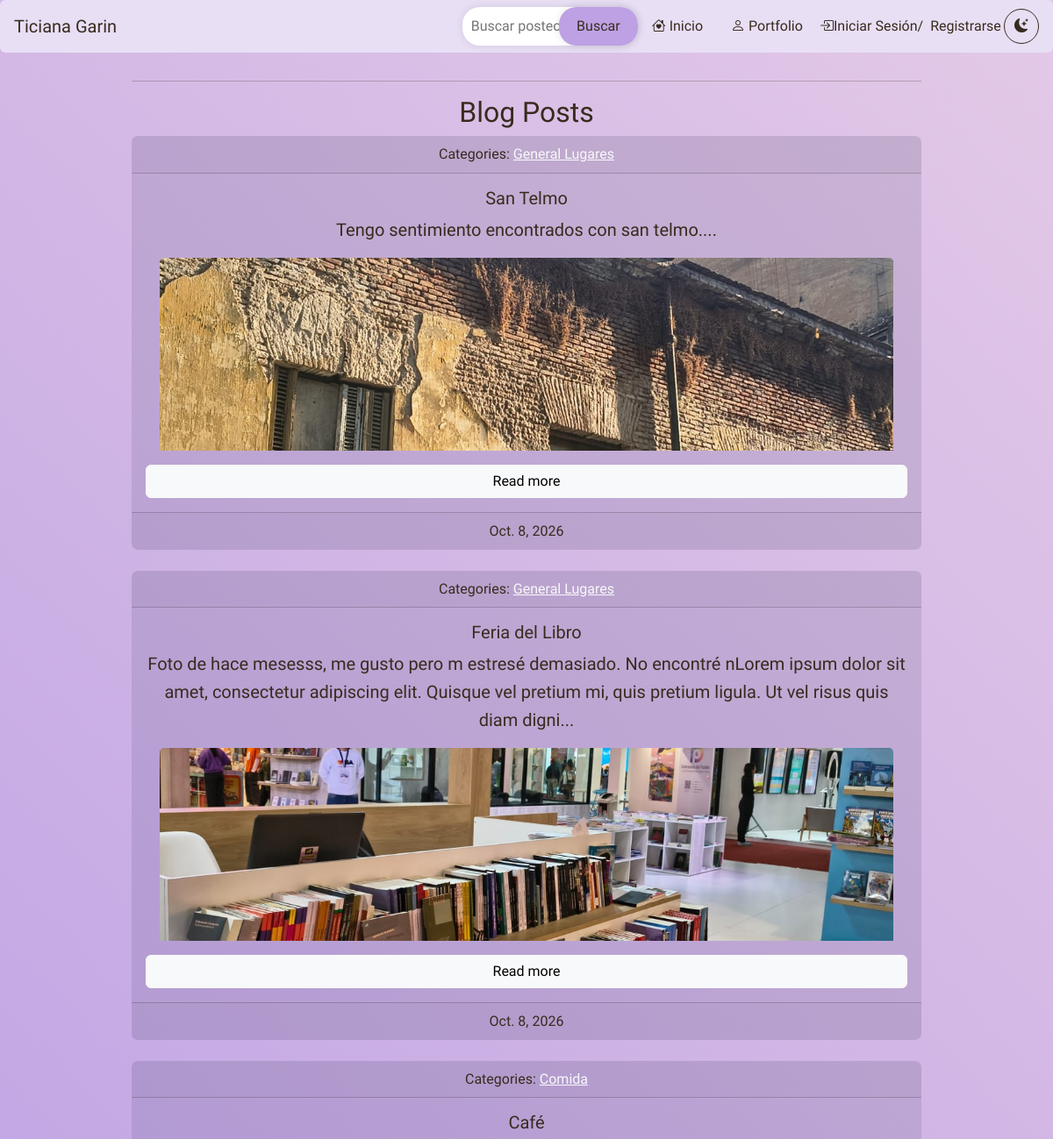
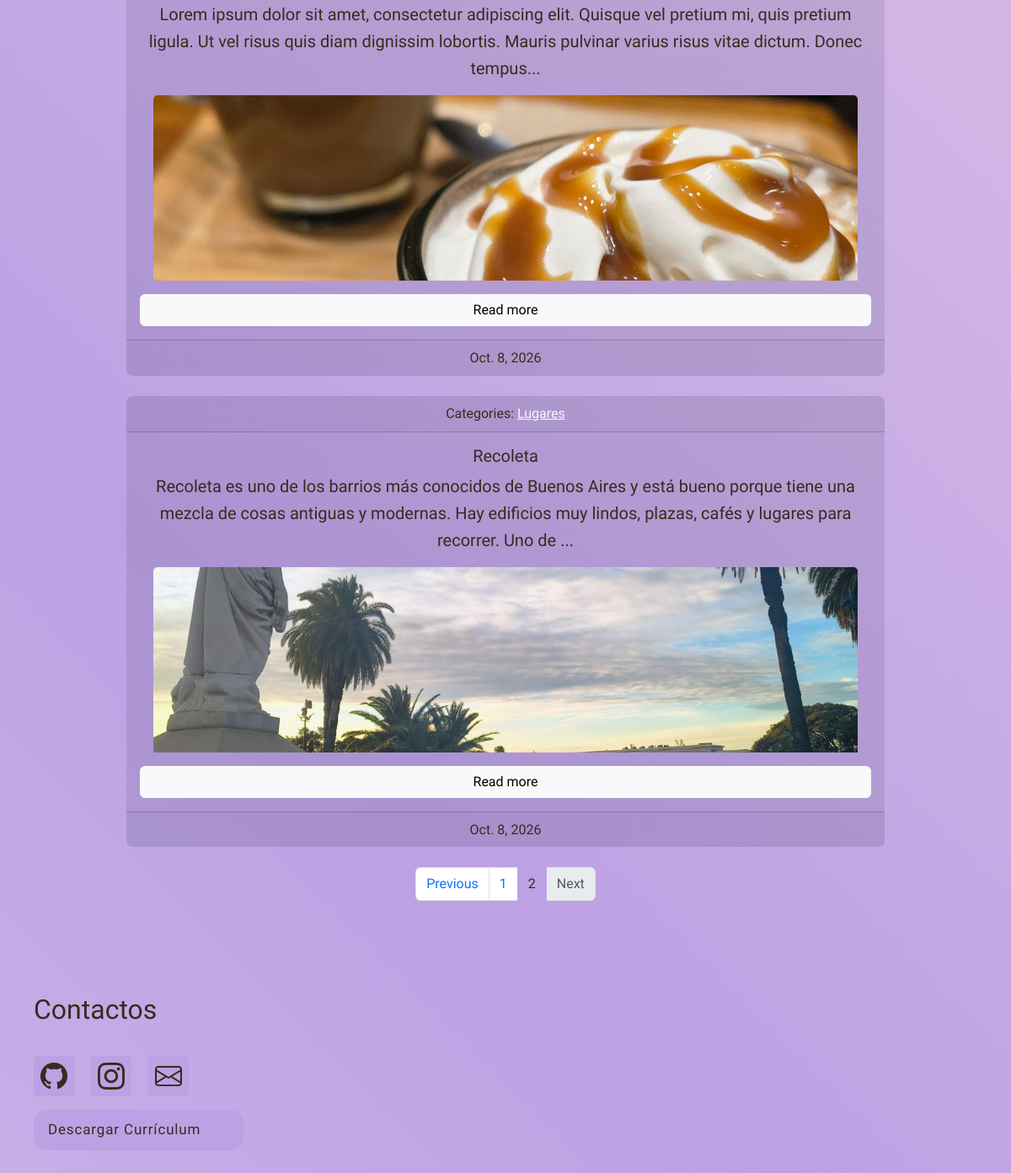
Screenshot of /blog/?page=2 with the database file from the repository (2 pictures, top to bottom).
### blog/models.py (models this page shows, shortened)
class Post(models.Model):
    title = models.CharField(max_length=255)
    body = models.TextField()
    image = models.ImageField(upload_to= "post/", blank= True, null= True)
    created_on = models.DateTimeField(auto_now_add=True)
    last_modified = models.DateTimeField(auto_now=True)
    categories = models.ManyToManyField("Category", related_name="posts")

class Category(models.Model):
    name = models.CharField(max_length=30)
    class Meta:
        verbose_name_plural = "categories"

### blog/views.py (the view)
# urls.py: path("", views.index, name="index"),
def index(request):
    posts = Post.objects.all().order_by("-created_on")
    categories = Category.objects.all()
    context = {
        "posts": posts,
        "categories": categories
    }
    paginator = Paginator(posts, 5)
    page_number = request.GET.get("page")
    post = paginator.get_page(page_number)
    context["post"] = post
    return render(request, "blog/index.html", context)

### blog/templates/blog/index.html (shortened to what this page needs)
{% extends "base.html" %}
{% load static %}
{% block page_css %}
    <link rel="stylesheet" href="{% static 'blog/index.css' %}?v=1">
{% endblock page_css %}
{% block page_title %}
    <h2>Blog Posts</h2>
{% endblock page_title %}
{% block page_content %}
    {% block posts %}
        <div class="posts-list">
        {% for item in post %}
            <div class="card text-center">
                <div class="card-header">
                    Categories:
                    {% for category in item.categories.all %}
                        <a href="{% url 'blog:blog_category' category.name %}?tema={{ request.GET.tema|default:'claro' }}" class="link-light">
                            {{ category.name }}
                        </a>
                    {% endfor %}
                </div>
                <div class="card-body">
                    <h5 class="card-title"> {{ item.title }}</h5>
                        <p>{{ item.body | slice:":200" }}...</p>
                    {% if item.image %}
                        <img class="card-img-top" src="{{ item.image.url }}" alt="{{ item.title }}">
                    {% endif %}
                    <a href="{% url 'blog:blog_detail' item.pk %}?tema={{ request.GET.tema|default:'claro' }}" class="btn btn-light">Read more</a>
                </div>
                <div class="card-footer footer">
                    {{ item.created_on.date }}
                </div>
            </div>
        {% endfor %}
        </div>
        {% if post.has_other_pages %}
        <nav aria-label="Blog pagination" class="mt-4">
            <ul class="pagination justify-content-center">
                {% if post.has_previous %}
                    <li class="page-item">
                        <a class="page-link" href="?page={{ post.previous_page_number }}{% if request.GET.tema %}&amp;tema={{ request.GET.tema }}{% endif %}" aria-label="Previous page">Previous</a>
                    </li>
                {% else %}
                    <li class="page-item disabled"><span class="page-link">Previous</span></li>
                {% endif %}
                {% for number in post.paginator.page_range %}
                    {% if post.number == number %}
                        <li class="page-item active" aria-current="page"><span class="page-link">{{ number }}</span></li>
                    {% else %}
                        <li class="page-item"><a class="page-link" href="?page={{ number }}{% if request.GET.tema %}&amp;tema={{ request.GET.tema }}{% endif %}">{{ number }}</a></li>
                    {% endif %}
                {% endfor %}
                {% if post.has_next %}
                    <li class="page-item">
                        <a class="page-link" href="?page={{ post.next_page_number }}{% if request.GET.tema %}&amp;tema={{ request.GET.tema }}{% endif %}" aria-label="Next page">Next</a>
                    </li>
                {% else %}
                    <li class="page-item disabled"><span class="page-link">Next</span></li>
                {% endif %}
            </ul>
        </nav>
        {% endif %}
    {% endblock posts %}
{% endblock page_content %}

### blog/static/blog/styles.css (style rules this page uses)
:root { --margen: 20px; --fuentebody: 'Ysabeau Infant', sans-serif; --fuentetitle: 'Archivo Black', sans-serif; --gradient1: #e8dff5; --gradient2: #bda1e4; --gradient3: #f3d9e8; --text: #382b1e; --hover_color: #9d5da1; }
html { scroll-behavior: smooth; scroll-padding-top: 90px; }
body { margin: 0; min-height: 100vh; font-family: var(--fuentebody); color: var(--text); overflow-x: hidden; padding-bottom: 35vh; }
.footer { color:var(--text) }
.blog-content h2, .blog-content h5 { text-align: center; }
.blog-content .card { width: 100%; margin-inline: auto; margin-block: 0; padding: 0; border-radius: 8px; }
.pagination .page-item.active .page-link { background-color: var(--gradient2); border-color: var(--gradient2); color: var(--text); }
.blog-content p { text-indent: 0; }
p { font-size: 20px; text-indent: 20px; }
nav { width: 100%; border: none }
.card { border: none; margin-top: 20px; margin-bottom: 20px; background-color: rgba(16, 23, 56, 0.10); color: var(--text); display: flex; flex-direction: column; }
.card-body { display: flex; flex: 1; flex-direction: column; }
.animated-gradient { position: relative; background: linear-gradient( 45deg, var(--gradient1) 0%, var(--gradient2) 50%, var(--gradient3) 100% ); background-size: 200% 200%; animation: gradient-shift 8s ease alternate infinite; color: var(--text); text-align: left; }

### blog/static/blog/index.css (style rules this page uses)
.posts-list { display: flex; flex-direction: column; gap: 1.5rem; }
.blog-content .card .card-img-top { display: block; width: calc(100% - 2rem); height: 220px; margin-inline: auto; object-fit: cover; }

### rows the page displays
Post: title "San Telmo", body "Tengo sentimiento encontrados con san telmo.", image (picture), created_on "Oct. 8, 2026"
Category: name "General"
Category: name "Lugares"
Post: title "Feria del Libro", body "Foto de hace mesesss, me gusto pero m estresé demasiado. No encontré nLorem ipsum dolor sit amet, consectetur adipiscing elit. Quisque vel pretium mi, quis pretium ligula. Ut vel risus quis diam digni", image (picture), created_on "Oct. 8, 2026"
Post: title "Café", body "Lorem ipsum dolor sit amet, consectetur adipiscing elit. Quisque vel pretium mi, quis pretium ligula. Ut vel risus quis diam dignissim lobortis. Mauris pulvinar varius risus vitae dictum. Donec tempus", image (picture), created_on "Oct. 8, 2026"
Category: name "Comida"
Post: title "Recoleta", body "Recoleta es uno de los barrios más conocidos de Buenos Aires y está bueno porque tiene una mezcla de cosas antiguas y modernas. Hay edificios muy lindos, plazas, cafés y lugares para recorrer. Uno de", image (picture), created_on "Oct. 8, 2026"

### other values shown
{{ number }} "1"
{{ number }} "2"
